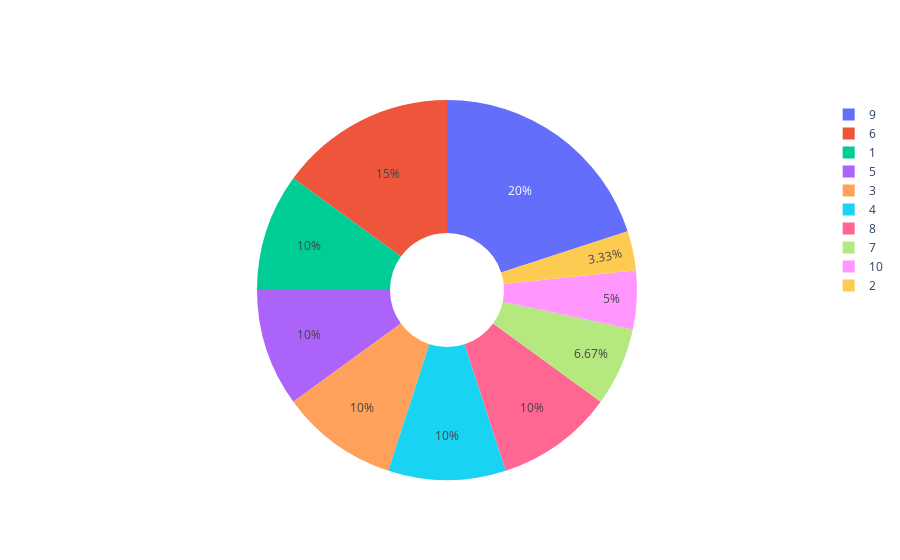

The notebook cell saved with this chart:
### Code cell
df = pd.DataFrame(pd.value_counts(train.score))
fig = go.Figure(data=[go.Pie(labels=df.index, values=df.score, hole=.3)])
fig.show()

### Figure 1 — Plotly figure (JSON) as saved in the notebook; plotly's stock layout.template omitted (floating-point values rounded to 4 significant figures)
{"data": [{"hole": 0.3, "labels": [9, 6, 1, 5, 3, 4, 8, 7, 10, 2], "type": "pie", "values": [156, 117, 78, 78, 78, 78, 78, 52, 39, 26]}], "layout": {}}
